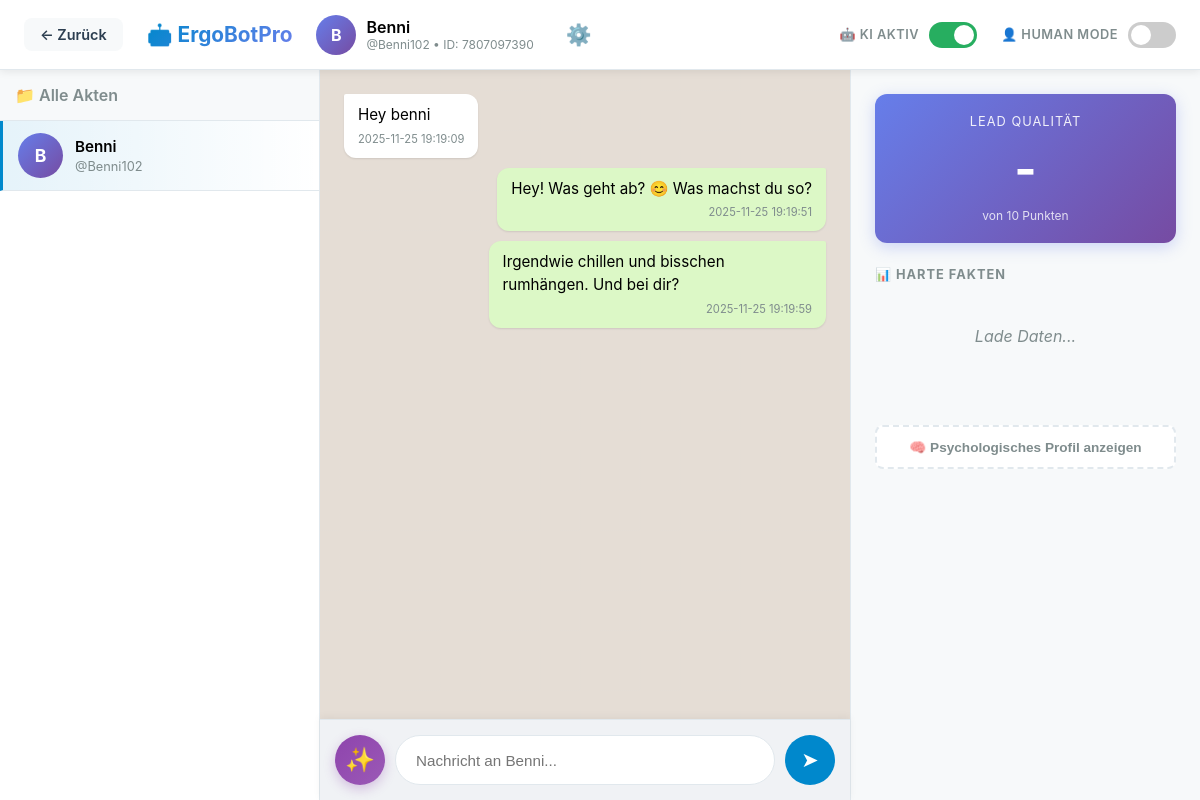
The page /chat/7807097390 on the database its author committed.
### tables this page shows
CREATE TABLE users (
            id INTEGER PRIMARY KEY,
            username TEXT,
            first_name TEXT,
            joined_at TIMESTAMP,
            is_active BOOLEAN DEFAULT 1,
            human_mode BOOLEAN DEFAULT 1,
            quiet_start INTEGER DEFAULT 23,
            quiet_end INTEGER DEFAULT 7,
            last_message_at TIMESTAMP
        );

CREATE TABLE messages (
            id INTEGER PRIMARY KEY AUTOINCREMENT,
            user_id INTEGER,
            role TEXT,
            content TEXT,
            timestamp TIMESTAMP,
            FOREIGN KEY(user_id) REFERENCES users(id)
        );

### src/web.py (the view)
@app.route('/chat/<int:user_id>')
def chat_view(user_id):
    all_users = get_all_users()
    current_user = get_user(user_id)
    messages = get_full_chat(user_id)
    facts = get_user_facts(user_id)
    return render_template(
        'chat.html',
        user=current_user,
        users=all_users,
        messages=messages,
        facts=facts
    )

### src/db.py (called while the page is built)
def get_connection():
    DB_PATH.parent.mkdir(parents=True, exist_ok=True)
    conn = sqlite3.connect(DB_PATH)
    conn.row_factory = sqlite3.Row
    return conn

def get_user(user_id):
    conn = get_connection()
    user = conn.execute("SELECT * FROM users WHERE id = ?", (user_id,)).fetchone()
    conn.close()
    return user

def get_all_users():
    conn = get_connection()
    users = conn.execute("""
        SELECT * FROM users
        ORDER BY last_message_at DESC
    """).fetchall()
    conn.close()
    return [dict(user) for user in users]

def get_full_chat(user_id):
    conn = get_connection()
    messages = conn.execute("""
        SELECT * FROM messages
        WHERE user_id = ?
        ORDER BY timestamp ASC
    """, (user_id,)).fetchall()
    conn.close()
    return messages

def get_user_facts(user_id):
    conn = get_connection()
    rows = conn.execute("""
        SELECT fact_key, fact_value, fact_type, updated_at
        FROM user_facts
        WHERE user_id = ?
        ORDER BY updated_at DESC
    """, (user_id,)).fetchall()
    conn.close()
    result = {}
    for row in rows:
        ftype = row['fact_type']
        if ftype not in result:
            result[ftype] = {}
        try:
            value = json.loads(row['fact_value'])
        except:
            value = row['fact_value']
        result[ftype][row['fact_key']] = value
    return result

### templates/chat.html (shortened to what this page needs)
<!DOCTYPE html>
<html lang="de">
<head>
</head>
<body>
    <header>
        <a href="/" class="back-btn" title="Zurück zur Übersicht">← Zurück</a>
        <div class="header-title">🤖 ErgoBotPro</div>
        <div class="header-user">
            <div class="header-avatar">{{ user.first_name[0] }}</div>
            <div class="header-info">
                <div class="header-name">{{ user.first_name }}</div>
                <div class="header-meta">@{{ user.username or 'unbekannt' }} • ID: {{ user.id }}</div>
            </div>
        </div>
        <a href="/settings/{{ user.id }}" class="settings-btn" title="Einstellungen">⚙️</a>
        <div class="controls-group">
            <div class="toggle-container">
                <span class="switch-label">🤖 KI Aktiv</span>
                <label class="switch">
                    <span class="slider green"></span>
                </label>
            </div>
            <div class="toggle-container">
                <span class="switch-label">👤 Human Mode</span>
                <label class="switch">
                    <span class="slider blue"></span>
                </label>
            </div>
        </div>
    </header>
    <div class="main-wrapper">
        <div class="chat-list-sidebar">
            <div class="sidebar-header">📁 Alle Akten</div>
            {% for u in users %}
            <a href="/chat/{{ u.id }}" class="chat-item {{ 'active' if u.id == user.id else '' }}">
                <div class="chat-avatar">{{ u.first_name[0] }}</div>
                <div class="chat-info">
                    <div class="chat-name">{{ u.first_name }}</div>
                    <div class="last-msg">@{{ u.username or 'unbekannt' }}</div>
                </div>
            </a>
            {% endfor %}
        </div>
        <div class="chat-section">
            <div class="chat-container" id="chat-box">
                {% for msg in messages %}
                <div class="msg msg-{{ msg.role }}">
                    {{ msg.content }}
                    <div class="meta">{{ msg.timestamp.split('.')[0] }}</div>
                </div>
                {% endfor %}
            </div>
            <div class="input-area">
                <form class="input-form" id="send-form">
                    <button type="button" class="magic-btn" onclick="triggerAI({{ user.id }})" title="KI-Nachricht auslösen">✨</button>
                    <input type="text" class="msg-input" id="msg-input" placeholder="Nachricht an {{ user.first_name }}..." required autocomplete="off">
                    <button type="submit" class="send-btn">➤</button>
                </form>
            </div>
        </div>
        <div class="info-sidebar">
            <div class="lead-score-card" id="lead-score-card">
                <div class="lead-score-label">Lead Qualität</div>
                <div class="lead-score-value" id="lead-score">-</div>
                <div class="lead-score-sublabel">von 10 Punkten</div>
            </div>
            <div class="sidebar-section">
                <div class="section-title">📊 Harte Fakten</div>
                <div id="facts-list">
                    <div class="empty-state">Lade Daten...</div>
                </div>
            </div>
            <button class="toggle-meta-btn" onclick="toggleMeta()">
                🧠 Psychologisches Profil anzeigen
            </button>
        </div>
    </div>
</body>
</html>

### rows shown on the page
users: first_name "B", first_name "Benni", username "Benni102", id "7807097390", first_name "Nachricht an Benni..."
messages: content "Hey benni", timestamp "2025-11-25 19:19:09"
messages: content "Hey! Was geht ab? 😊 Was machst du so?", timestamp "2025-11-25 19:19:51"
messages: content "Irgendwie chillen und bisschen rumhängen. Und bei dir?", timestamp "2025-11-25 19:19:59"
